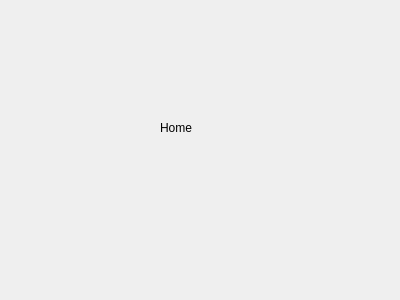
<?xml version="1.0" encoding="UTF-8"?>
<ui version="4.0">
 <class>HomeWidget</class>
 <widget class="QWidget" name="HomeWidget">
  <property name="geometry">
   <rect>
    <x>0</x>
    <y>0</y>
    <width>400</width>
    <height>300</height>
   </rect>
  </property>
  <property name="windowTitle">
   <string>Form</string>
  </property>
  <widget class="QLabel" name="label">
   <property name="geometry">
    <rect>
     <x>160</x>
     <y>120</y>
     <width>60</width>
     <height>16</height>
    </rect>
   </property>
   <property name="text">
    <string>Home</string>
   </property>
  </widget>
 </widget>
 <resources/>
 <connections/>
</ui>
